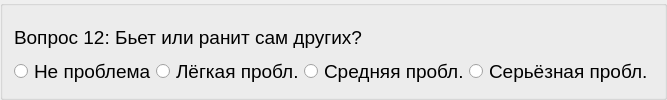
          <widget class="QGroupBox" name="block4_item12">
           <layout class="QVBoxLayout" name="verticalLayout_83">
            <property name="spacing">
             <number>0</number>
            </property>
            <item>
             <widget class="QLabel" name="label_90">
              <property name="font">
               <font>
                <pointsize>14</pointsize>
               </font>
              </property>
              <property name="text">
               <string>Вопрос 12: Бьет или ранит сам других?</string>
              </property>
              <property name="alignment">
               <set>Qt::AlignLeading|Qt::AlignLeft|Qt::AlignVCenter</set>
              </property>
              <property name="wordWrap">
               <bool>true</bool>
              </property>
             </widget>
            </item>
            <item>
             <layout class="QHBoxLayout" name="_83">
              <property name="spacing">
               <number>0</number>
              </property>
              <item>
               <widget class="QRadioButton" name="radioButton_273">
                <property name="font">
                 <font>
                  <pointsize>14</pointsize>
                 </font>
                </property>
                <property name="text">
                 <string>Не проблема</string>
                </property>
               </widget>
              </item>
              <item>
               <widget class="QRadioButton" name="radioButton_274">
                <property name="font">
                 <font>
                  <pointsize>14</pointsize>
                 </font>
                </property>
                <property name="text">
                 <string>Лёгкая пробл.</string>
                </property>
               </widget>
              </item>
              <item>
               <widget class="QRadioButton" name="radioButton_275">
                <property name="font">
                 <font>
                  <pointsize>14</pointsize>
                 </font>
                </property>
                <property name="text">
                 <string>Средняя пробл.</string>
                </property>
               </widget>
              </item>
              <item>
               <widget class="QRadioButton" name="radioButton_276">
                <property name="font">
                 <font>
                  <pointsize>14</pointsize>
                 </font>
                </property>
                <property name="text">
                 <string>Серьёзная пробл.</string>
                </property>
               </widget>
              </item>
             </layout>
            </item>
           </layout>
          </widget>
